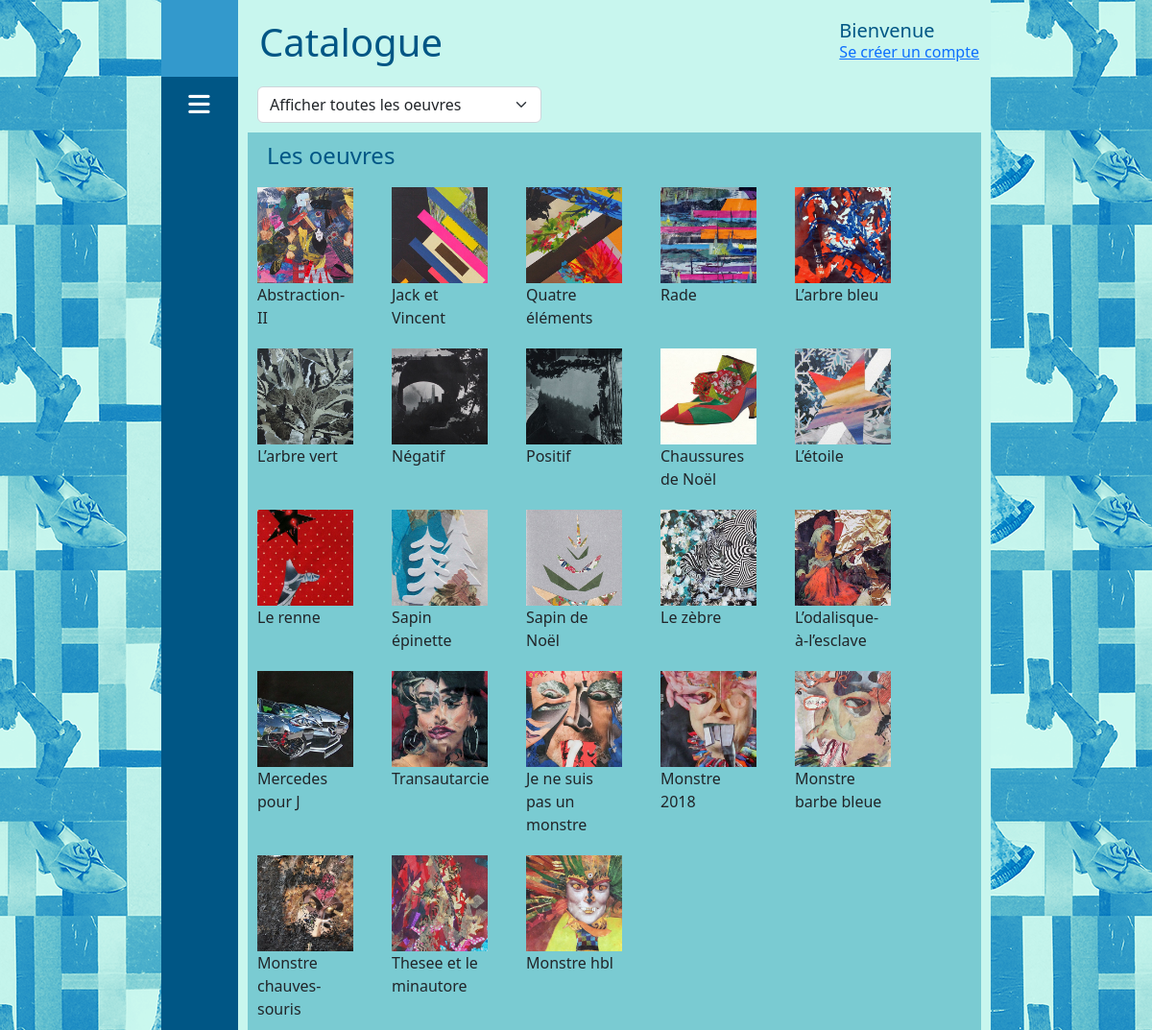
The page /?action=accueilCatalogue on the database its author committed.
### tables this page shows
CREATE TABLE `oeuvre` (
    `idOeuvre` int(8) NOT NULL,
    `titre` varchar(255),
    `description` varchar(255),
    `prix` float(8,2),
    `dateCreation` date,
    `url_photo` varchar(255),
    `url_photo_mini` varchar(255),
    `idCommande` int(8) DEFAULT NULL,
    `idCategorie` int(8),
    `disponible` bit(1) DEFAULT b'1'
);

### index.php (called while the page is built, shortened)
<?php
if (!isset($_GET['action'])) {
    $action = "";
} else {
    $action = $_GET['action'];
}
$controleur = Manufacture::creerControleur($action);
$nomVue = $controleur->executerAction();
include_once(__DIR__."/vues/" . $nomVue . ".php");

### modele/oeuvre.class.php (called while the page is built, shortened)
<?php
class Oeuvre {
	private $idOeuvre;
	private $titre;
	private $description;
	private $prix;
	private $urlPhoto;
	private $urlPhotoMini;
	public function __construct($idOeuvre, $titre, $description, $prix, $dateCreation, $urlPhoto, $urlPhotoMini, $idCommande, $idCategorie, $disponible){
		$this->idOeuvre=$idOeuvre;
		$this->titre=$titre;
		$this->description=$description;
		$this->prix=$prix;
		$this->urlPhoto=$urlPhoto;
		$this->urlPhotoMini=$urlPhotoMini;
	}
	public function getIdOeuvre() {return $this->idOeuvre;}
	public function getTitre() {return $this->titre;}
	public function getDescription() {return $this->description;}
	public function getUrlPhoto() {return $this->urlPhoto;}
	public function getUrlPhotoMini() {return $this->urlPhotoMini;}
	public function getPrix() {return $this->prix;}
}
?>

### modele/DAO/OeuvreDAO.class.php (called while the page is built, shortened)
<?php
	include_once __DIR__."/../oeuvre.class.php";
	class OeuvreDAO implements DAO {
        public static function chercherTous()
        {
            try {
                $connexion = ConnexionBD::getInstance();
            } catch (Exception $e) {
                throw new Exception("Impossible d’obtenir la connexion à la BD.");
            }
            $tableau = [];
            $requete = $connexion->prepare("SELECT * FROM oeuvre");
            $requete->execute();
            foreach ($requete as $enr) {
                $uneOeuvre = new Oeuvre(
                    $enr['idOeuvre'],
                    $enr['titre'],
                    $enr['description'],
                    $enr['prix'],
                    $enr['dateCreation'],
                    $enr['url_photo'],
                    $enr['url_photo_mini'],
                    $enr['idCommande'],
                    $enr['idCategorie'],
                    $enr['disponible']);
                array_push($tableau, $uneOeuvre);
            }
            return $tableau;
        }
    }

### controleurs/controleurAccueilCatalogue.class.php (called while the page is built, shortened)
<?php
include_once("modele/DAO/OeuvreDAO.class.php");
class AccueilCatalogue extends Controleur
{
    public function executerAction()
    {
        $this->tabOeuvres = OeuvreDAO::chercherTous();
        return "pageAccueilCatalogue";
    }
}

### vues/inclusions/fonctions.inc.php (the view, shortened to what this page needs)
<?php
include_once __DIR__ . "/../../modele/DAO/OeuvreDAO.class.php";
include_once __DIR__ . "/../../modele/oeuvre.class.php";
function afficherTableOeuvres()
{
    $categories = CategorieDao::chercherTous();
    foreach ($categories as $categorie) {
        echo "<div class='cat-rangee'>";
        echo "<div class='categorie'>";
    }
}
function afficherToutesLesOeuvres()
{
    echo "<div class='cat-rangee'>
    <h4 class='categorie-titre'>Les oeuvres</h4>
    <div class='categorie'>";
    $unTableau = OeuvreDAO::chercherTous();
    afficheLesOeuvresDunTableau($unTableau);
}
            ?>
        <?php
function afficheLesOeuvresDunTableau($unTableau)
{
    foreach ($unTableau as $uneOeuvre) {
        if (isset($_SESSION['tableauOeuvre'])) {
            $indice = array_search($uneOeuvre->getIdOeuvre(), $_SESSION['tableauOeuvre']);
            if ($indice !== false) {
                $oeuvreTrouvee = true;
            } else {
                $oeuvreTrouvee = false;
            }
            if (!$oeuvreTrouvee) {
                afficherUneOeuvreCatalogue($uneOeuvre);
            }
        } else {
            afficherUneOeuvreCatalogue($uneOeuvre);
        }
    }
    echo "</div></div>";
}
function afficherUneOeuvreCatalogue($uneOeuvre)
{
    $url = '"' . $uneOeuvre->getUrlPhoto() . '"';
    $titreOeuvre = '"' . $uneOeuvre->getTitre() . '"';
    $parametres = $url . ", " . $uneOeuvre->getPrix() . ", ";
    $parametres .= $uneOeuvre->getIdOeuvre() . ", ";
    $parametres .= $titreOeuvre . ")'";
    ?>
<div class="item_cat <?php echo "thumb_" . $uneOeuvre->getIdOeuvre() ?>"
     onclick=<?php echo "'" ?>afficherGrandeOeuvre(<?php echo $parametres ?>>
    <div>
        <img alt="<?php echo $uneOeuvre->getDescription() ?>"
             src="<?php echo $uneOeuvre->getUrlPhotoMini() ?>" width='100'/>
        <div><?php echo $uneOeuvre->getTitre() ?></div>
    </div>
    </div><?php
}
?>

### vues/pageAccueilCatalogue.php (shortened to what this page needs)
<?php if (!isset($controleur)) header("Location: ..\index.php");
$titre = "Catalogue";
?>
<!DOCTYPE html>
<html lang="fr">
<head>
    <link rel="stylesheet" href="https://cdn.jsdelivr.net/npm/bootstrap@5.2.0/dist/css/bootstrap.min.css"/>
    <link rel="stylesheet" href="https://cdnjs.cloudflare.com/ajax/libs/font-awesome/6.2.0/css/all.min.css">
    <link rel="stylesheet" href="assets/css/style_admin.css">
</head>
<body>
<?php include_once __DIR__ . '/inclusions/header.php' ?>
<div class="conteneur_principal zone-affichage">
    <?php include_once __DIR__ . '/inclusions/navCatalogue.php' ?>
    <main class="zone_centre">
        <div>
            <select onchange="affichageChoixMenu()" class="form-select affCatalogue"
                    name="affCatalogueOeuvres" id="affCatalogueOeuvres">
                <option id="affCatalogueTout" value="affCatalogueTout">Afficher toutes les oeuvres</option>
            </select>
        </div>
        <div id="testaff1"><?php afficherToutesLesOeuvres(); ?></div>
    </main>
</div>
</body>
</html>

### vues/inclusions/header.php
<header class="ordinateur header-catalogue">
    <div class="logo ordinateur"></div>
        <div class="container">
            <div class="row accueil_client">
                <div class="col-auto ">
                <h1 class = "titre-site"><?php echo $titre ?></h1>
                </div>
                <div class="col">
                </div>
                <div class="col-auto ">
                <?php
                if (isset($_SESSION['utilisateurConnecte'])) {
                    if (isset($_SESSION['bienvenueClient'])) {
                        $bienvenue = $_SESSION['bienvenueClient'];
                        echo "<h5>Bienvenue</h5>";
                        echo"<h5>". $bienvenue."</h5>";
                    } elseif (isset($_SESSION['bienvenueAdmin'])) {
                        $bienvenue = $_SESSION['bienvenueAdmin'];
                    echo "<h5 >Bienvenue</h5><h5> $bienvenue</h5>";
                }
                } else {
                    echo "<h5 id='bienvenue'>Bienvenue</h5>";
                    ?>
                        <a id="creationCompte" href="?action=nouveauClient">Se créer un compte</a>
                    <?php
                    }
            ?>
            </div>
        </div>
    </div>
</header>

### vues/inclusions/navCatalogue.php (shortened to what this page needs)
<?php
include_once(__DIR__ . "/fonctions.inc.php");
?>
<nav id="nav-menu">
    <a href="javascript:void(0)" class="icon" onclick="myFunction()">
        <i class="fa fa-bars"></i></a>
</nav>

### assets/css/style_admin.css (style rules this page uses)
:root { --clair: #c8f6ee; --fonce: #005685; --moyen: #3399cc; }
.logo { float: left; width: 80px; height: 80px; background-color: var(--moyen); }
header.ordinateur, header { background-color: var(--clair); display: grid; grid-template-rows: 80px; grid-template-columns: 80px auto; column-gap: 10px; height: 80px; width: calc(calc(1344vw / 56) + 576px); margin: 0 auto; }
.titre-site { background-color: var(--clair); color: var(--fonce); }
nav { overflow: hidden; background-color: var(--fonce); position: relative; }
h1, body, h3 { margin: 0; }
h1 { position: relative; top: 20px; }
h1, h2, h3, h4, h5 { color: var(--fonce); }
nav a { color: white; padding: 14px 16px; text-decoration: none; font-size: 17px; display: block; }
body { background-image: url(../../images/CRR-arr-plam-publiae.png); background-repeat: repeat; }
.zone-affichage, .affichage-login { width: calc(calc(1344vw / 56) + 576px); background-color: var(--clair); margin: 0 auto; }
.zone-affichage { display: grid; grid-template-columns: 80px auto; column-gap: 10px; }
.cat-rangee { display: block; background-color: #7ACBD2; margin: 10px 10px 0 0; }
.categorie { display: flex; flex-wrap: wrap; width: auto; column-gap: 20px; }
.categorie-titre { display: block; padding-left: 20px; padding-top: 10px; }
.item_cat { padding: 10px; width: 100px; min-height: 140px; box-sizing: content-box; }
.accueil_client > div h5 { position: relative; top: 13px; }
#affCatalogueOeuvres { margin: 10px; width: 296px; }
#nav-menu { width: 80px; min-height: calc(100vh - 80px); }
.icon i { font-size: 1.5em; padding: 2px 12.25px 0; }
#bienvenue { position: relative; top: 20px; }
#creationCompte { position: relative; top: 10px; }

### rows shown on the page
oeuvre: description+url_photo_mini (picture), titre "Abstraction-II"
oeuvre: url_photo_mini (picture), titre "Jack et Vincent"
oeuvre: url_photo_mini (picture), titre "Quatre éléments"
oeuvre: description+url_photo_mini (picture), titre "Rade"
oeuvre: url_photo_mini (picture), titre "L’arbre bleu"
oeuvre: url_photo_mini (picture), titre "L’arbre vert"
oeuvre: url_photo_mini (picture), titre "Négatif"
oeuvre: description+url_photo_mini (picture), titre "Positif"
oeuvre: url_photo_mini (picture), titre "Chaussures de Noël"
oeuvre: url_photo_mini (picture), titre "L’étoile"
oeuvre: url_photo_mini (picture), titre "Le renne"
oeuvre: url_photo_mini (picture), titre "Sapin épinette"
oeuvre: url_photo_mini (picture), titre "Sapin de Noël"
oeuvre: url_photo_mini (picture), titre "Le zèbre"
oeuvre: url_photo_mini (picture), titre "L’odalisque-à-l’esclave"
oeuvre: url_photo_mini (picture), titre "Mercedes pour J"
oeuvre: url_photo_mini (picture), titre "Transautarcie"
oeuvre: url_photo_mini (picture), titre "Je ne suis pas un monstre"
oeuvre: url_photo_mini (picture), titre "Monstre 2018"
oeuvre: url_photo_mini (picture), titre "Monstre barbe bleue"
oeuvre: url_photo_mini (picture), titre "Monstre chauves-souris"
oeuvre: url_photo_mini (picture), titre "Thesee et le minautore"
oeuvre: url_photo_mini (picture), titre "Monstre hbl"

### other values the page prints
$titre "Catalogue"
